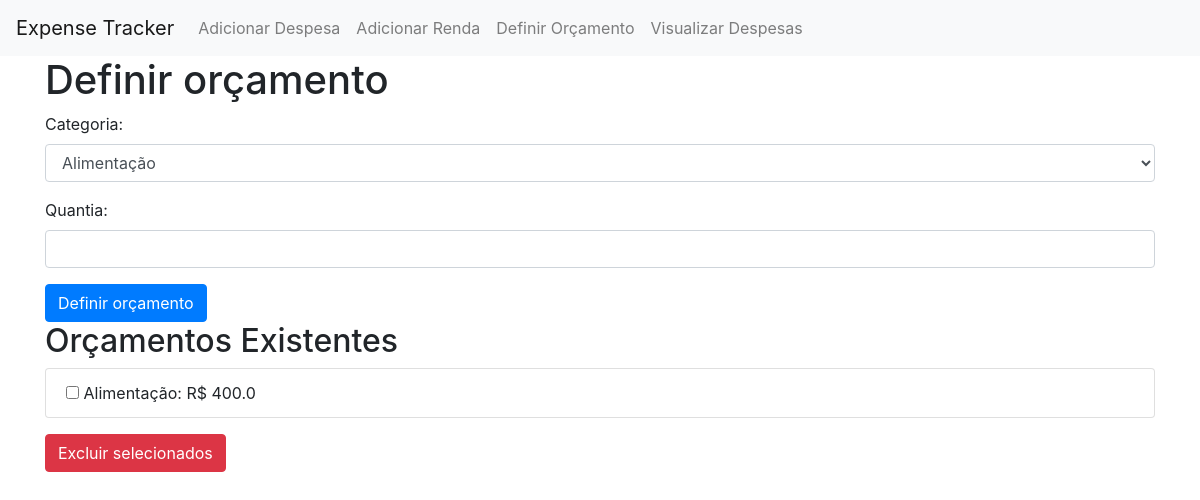
/set_budget, run on an earlier commit of the app's database.
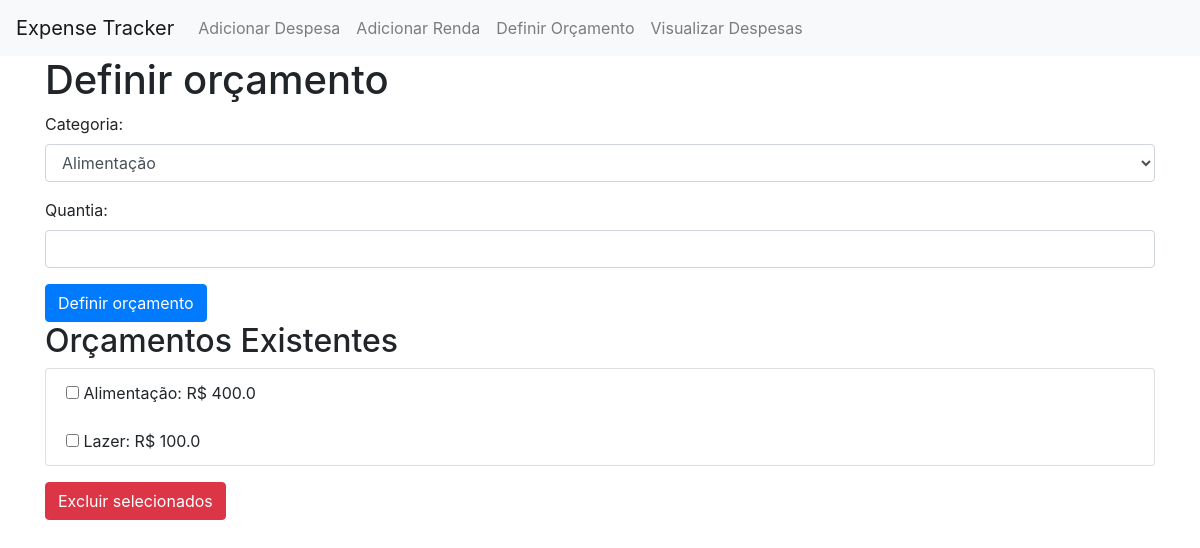
And on a later commit of the database.
### models.py (models this page shows, shortened)
class Budget(db.Model):
    id = db.Column(db.Integer, primary_key=True)
    amount = db.Column(db.Float, nullable=False)
    category_id = db.Column(db.Integer, db.ForeignKey('category.id'), nullable=False)
    category = db.relationship('Category', backref=db.backref('budgets', lazy=True))

class Category(db.Model):
    id = db.Column(db.Integer, primary_key=True)
    name = db.Column(db.String(100), nullable=False)

### app.py (the view, shortened to what this page needs)
@app.route('/set_budget', methods=['GET', 'POST'])
def set_budget():
    categories = Category.query.all()
    budgets = Budget.query.all()
    return render_template('set_budget.html', categories=categories, budgets=budgets)

### templates/set_budget.html (shortened to what this page needs)
<!DOCTYPE html>
<html lang="en">
<head>
    <link rel="stylesheet" href="https://maxcdn.bootstrapcdn.com/bootstrap/4.5.2/css/bootstrap.min.css">
</head>
<body>
    {% extends "base.html" %}
    {% block content %}
    <h1>Definir orçamento</h1>
    <form action="{{ url_for('set_budget') }}" method="POST">
        <div class="form-group">
            <label for="category">Categoria:</label>
            <select class="form-control" id="category" name="category">
                {% for category in categories %}
                    <option value="{{ category.id }}">{{ category.name }}</option>
                {% endfor %}
            </select>
        </div>
        <div class="form-group">
            <label for="amount">Quantia:</label>
            <input type="number" class="form-control" id="amount" name="amount" step="0.01" required>
        </div>
        <button type="submit" class="btn btn-primary">Definir orçamento</button>
    </form>
    <h2>Orçamentos Existentes</h2>
    <form action="{{ url_for('delete_budgets') }}" method="post">
        <ul class="list-group">
            {% for budget in budgets %}
                <li class="list-group-item">
                    <input type="checkbox" name="budget_ids" value="{{ budget.id }}">
                    {{ budget.category.name }}: R$ {{ budget.amount }}
                </li>
            {% endfor %}
        </ul>
        <button type="submit" class="btn btn-danger mt-3">Excluir selecionados</button>
    </form>
    {% endblock %}

### templates/base.html (shortened to what this page needs)
<!DOCTYPE html>
<html lang="en">
<head>
    <link href="https://stackpath.bootstrapcdn.com/bootstrap/4.3.1/css/bootstrap.min.css" rel="stylesheet">
</head>
<body>
    <nav class="navbar navbar-expand-lg navbar-light bg-light">
        <a class="navbar-brand" href="{{ url_for('index') }}">Expense Tracker</a>
        <div class="collapse navbar-collapse" id="navbarNav">
            <ul class="navbar-nav">
                <li class="nav-item">
                    <a class="nav-link" href="{{ url_for('add_expense') }}" class="">Adicionar Despesa</a>
                </li>
                <li class="nav-item">
                    <a class="nav-link" href="{{ url_for('add_income') }}" class="">Adicionar Renda</a>
                </li>
                <li class="nav-item">
                    <a class="nav-link" href="{{ url_for('set_budget') }}">Definir Orçamento</a>
                </li>
                <li class="nav-item">
                    <a class="nav-link" href="{{ url_for('view_expenses') }}">Visualizar Despesas</a>
                </li>
            </ul>
        </div>
    </nav>
    <div class="container">
        {% block content %}{% endblock %}
    </div>
</body>
</html>

What changed in the data, as far as the page shows it:
added Budget: category.name "Lazer", amount "100.0"
